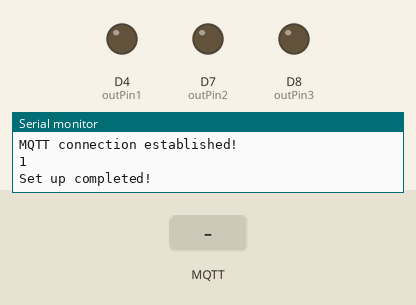
Bench run of a sketch on a simulated Arduino MKR. On the bench: output pins drawn as LEDs (lit = HIGH), the last lines printed to the serial monitor. Inputs (shaded band) come from the test bench. WiFi joins after 1.5 s; servers stay silent unless stated; no MQTT or app messages arrive unless stated.

Above: at 12.7 s.
12.8 s: MQTT message "1" arrives on the first subscribed topic
14.3 s: MQTT message "0" arrives on the first subscribed topic
15.8 s: MQTT message "1" arrives on the first subscribed topic
At 16.7 s:
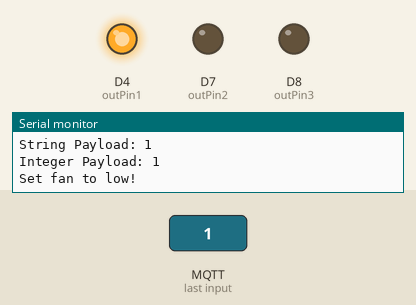
Timing chart, 0 to 18.8 s (numbered marks = the images above; inputs shaded):
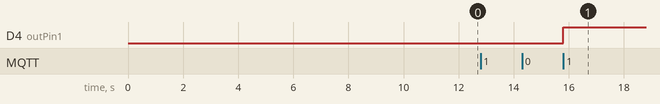

Measured:
- after the input at 15.8 s, D4 (outPin1): LOW → HIGH at once

The sketch:

fan_arduino.ino
```cpp
/*
Connects with wifi
Connects with MQTT

Waits for mqtt message command to set fan speed
Sends MQTT message of the fan speed
 */

///////////////////////////////////////////////////////////////////////////////////////////
// Libraries
///////////////////////////////////////////////////////////////////////////////////////////
#include "secrets.h"

////////////// Wifi
#include <SPI.h>
#include <WiFiNINA.h>

////////////// MQTT
#include <PubSubClient.h>

///////////////////////////////////////////////////////////////////////////////////////////
// Constants
///////////////////////////////////////////////////////////////////////////////////////////

////////////// Wifi
const char ssid[] = SECRET_WIFI_SSID;        // your network SSID (name)
const char pass[] = SECRET_WIFI_PASS;    // your network password (use for WPA, or use as key for WEP)
int status = WL_IDLE_STATUS;     // the WiFi radio's status

////////////// MQTT
const char mqtt_broker[] = SECRET_MQTT_BROKER;
const int mqtt_port = 1883;

const char mqtt_user[] = SECRET_MQTT_USER;
const char mqtt_password[] = SECRET_MQTT_PASS;

const char outTopicFan[] = "fan/speed";
const char inTopicFan[] = "fan/set";
const char testTopic[] = "test";

////////////// Pins
const int outPin1 = 4;
const int outPin2 = 7;
const int outPin3 = 8;

///////////////////////////////////////////////////////////////////////////////////////////
// Global Variables
///////////////////////////////////////////////////////////////////////////////////////////

WiFiClient wifiClient;
PubSubClient mqttClient(wifiClient);

int current_speed = 1;
int set_speed = 1;

///////////////////////////////////////////////////////////////////////////////////////////
// Functions
///////////////////////////////////////////////////////////////////////////////////////////

void mqtt_callback(char* topic, byte* payload, unsigned int length) {

  Serial.print("Message arrived on Topic:");
  Serial.println(topic);
  Serial.print("Raw Payload: ");
  Serial.println((char *)payload);

  Serial.print("String Payload: ");
  payload[length] = 0; // this is needed to signal the end of a char string, which a mqtt message often is
  char* charPayload = (char *)payload;
  String strPayload = String(charPayload);
  Serial.println(strPayload);

  Serial.print("Integer Payload: ");
  int intPayload = strPayload.toInt();
  Serial.println(intPayload);

  if  (intPayload >= 0 && intPayload <= 3) {
    set_speed = intPayload;
  } else {
  Serial.println("Error, received unexpected value!");
  }

  mqttClient.publish(testTopic, "test of ard_fan");

}

///////////////////////////////////////////////////////////////////////////////////////////
// Set up
///////////////////////////////////////////////////////////////////////////////////////////
void setup() {

  //Initialize serial:
  Serial.begin(9600);


  ////////////// Wifi
  // check for the WiFi module:
  if (WiFi.status() == WL_NO_MODULE) {
    Serial.println("Communication with WiFi module failed!");
    // don't continue
    while (true);
  }

  String fv = WiFi.firmwareVersion();
  if (fv < WIFI_FIRMWARE_LATEST_VERSION) {
    Serial.println("Please upgrade the firmware");
  }

  // set hostname
  WiFi.setHostname("ard-fan");

  // attempt to connect to WiFi network:
  while (status != WL_CONNECTED) {
    Serial.print("Attempting to connect to WPA SSID: ");
    Serial.println(ssid);
    // Connect to WPA/WPA2 network:
    status = WiFi.begin(ssid, pass);

    // wait 10 seconds for connection:
    delay(10000);
  }

  // you're connected now, so print out the data:
  Serial.println("You're connected to the network");


  ////////////// MQTT
  mqttClient.setServer(mqtt_broker, mqtt_port);
  mqttClient.setCallback(mqtt_callback);
  mqttClient.connect("Arduino_Fan", mqtt_user, mqtt_password);

  if (mqttClient.connected()) {
    Serial.println("MQTT connection established!");
  }
  else {
    Serial.println("MQTT connection failed! Error code = ");
  }

  bool result = mqttClient.subscribe(inTopicFan);
  Serial.println(result);

  // Pins for relays
  pinMode(outPin1, OUTPUT);
  pinMode(outPin2, OUTPUT);
  pinMode(outPin3, OUTPUT);

  Serial.println("Set up completed!");

}


///////////////////////////////////////////////////////////////////////////////////////////
// Loop
///////////////////////////////////////////////////////////////////////////////////////////
void loop() {

//  if (!mqttClient.connected()) {
//    reconnect();
//  }
  mqttClient.loop();

  // set speed according to received mqtt message

  if (!current_speed == set_speed) {
    if (set_speed == 1) {
    Serial.println("Set fan to low!");
    digitalWrite(outPin1,HIGH);
    digitalWrite(outPin2,LOW);
    digitalWrite(outPin3,LOW);
    } else if (set_speed == 2) {
    Serial.println("Set fan to medium!");
    digitalWrite(outPin1,HIGH);
    digitalWrite(outPin2,HIGH);
    digitalWrite(outPin3,LOW);
    } else if (set_speed == 3) {
    Serial.println("Set fan to high!");
    digitalWrite(outPin1,HIGH);
    digitalWrite(outPin2,HIGH);
    digitalWrite(outPin3,HIGH);
    } else if (set_speed == 0) {
    Serial.println("Turn fan off!");
    digitalWrite(outPin1,LOW);
    digitalWrite(outPin2,LOW);
    digitalWrite(outPin3,LOW);
    }

    current_speed = set_speed;
  }

}
```

secrets.h
```cpp
#define SECRET_WIFI_SSID "The Serenity"
#define SECRET_WIFI_PASS "AlpacaDwaakC0nnected"

#define SECRET_MQTT_BROKER "192.168.178.37"
#define SECRET_MQTT_USER "mqttpublisher"
#define SECRET_MQTT_PASS "publishmqtt"
```
